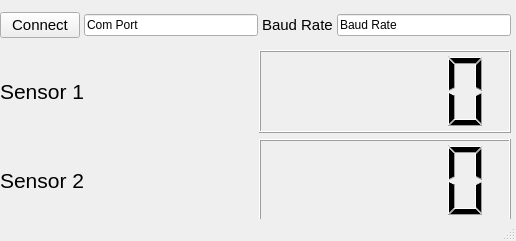
<?xml version="1.0" encoding="UTF-8"?>
<ui version="4.0">
 <class>MainWindow</class>
 <widget class="QMainWindow" name="MainWindow">
  <property name="geometry">
   <rect>
    <x>0</x>
    <y>0</y>
    <width>516</width>
    <height>241</height>
   </rect>
  </property>
  <property name="windowTitle">
   <string>MainWindow</string>
  </property>
  <widget class="QWidget" name="centralwidget">
   <widget class="QWidget" name="gridLayoutWidget">
    <property name="geometry">
     <rect>
      <x>0</x>
      <y>0</y>
      <width>511</width>
      <height>51</height>
     </rect>
    </property>
    <layout class="QGridLayout" name="gridLayout">
     <property name="horizontalSpacing">
      <number>4</number>
     </property>
     <property name="verticalSpacing">
      <number>1</number>
     </property>
     <item row="0" column="3">
      <widget class="QLineEdit" name="sBaudRate">
       <property name="text">
        <string>Baud Rate</string>
       </property>
      </widget>
     </item>
     <item row="0" column="1">
      <widget class="QLineEdit" name="comInput">
       <property name="text">
        <string>Com Port</string>
       </property>
      </widget>
     </item>
     <item row="0" column="2">
      <widget class="QLabel" name="label">
       <property name="font">
        <font>
         <pointsize>11</pointsize>
        </font>
       </property>
       <property name="text">
        <string>Baud Rate</string>
       </property>
      </widget>
     </item>
     <item row="0" column="0">
      <widget class="QPushButton" name="serialConnect">
       <property name="font">
        <font>
         <pointsize>11</pointsize>
        </font>
       </property>
       <property name="text">
        <string>Connect</string>
       </property>
      </widget>
     </item>
    </layout>
   </widget>
   <widget class="QWidget" name="gridLayoutWidget_2">
    <property name="geometry">
     <rect>
      <x>0</x>
      <y>50</y>
      <width>511</width>
      <height>171</height>
     </rect>
    </property>
    <layout class="QGridLayout" name="gridLayout_2">
     <item row="1" column="0">
      <widget class="QLabel" name="label_3">
       <property name="font">
        <font>
         <pointsize>16</pointsize>
        </font>
       </property>
       <property name="text">
        <string>Sensor 2</string>
       </property>
      </widget>
     </item>
     <item row="1" column="1">
      <widget class="QLCDNumber" name="s2Readout"/>
     </item>
     <item row="0" column="1">
      <widget class="QLCDNumber" name="s1Readout"/>
     </item>
     <item row="0" column="0">
      <widget class="QLabel" name="label_2">
       <property name="font">
        <font>
         <pointsize>16</pointsize>
         <weight>50</weight>
         <bold>false</bold>
        </font>
       </property>
       <property name="text">
        <string>Sensor 1</string>
       </property>
      </widget>
     </item>
    </layout>
   </widget>
  </widget>
  <widget class="QStatusBar" name="statusbar"/>
  <action name="actionExit">
   <property name="text">
    <string>Exit</string>
   </property>
  </action>
 </widget>
 <resources/>
 <connections/>
</ui>
